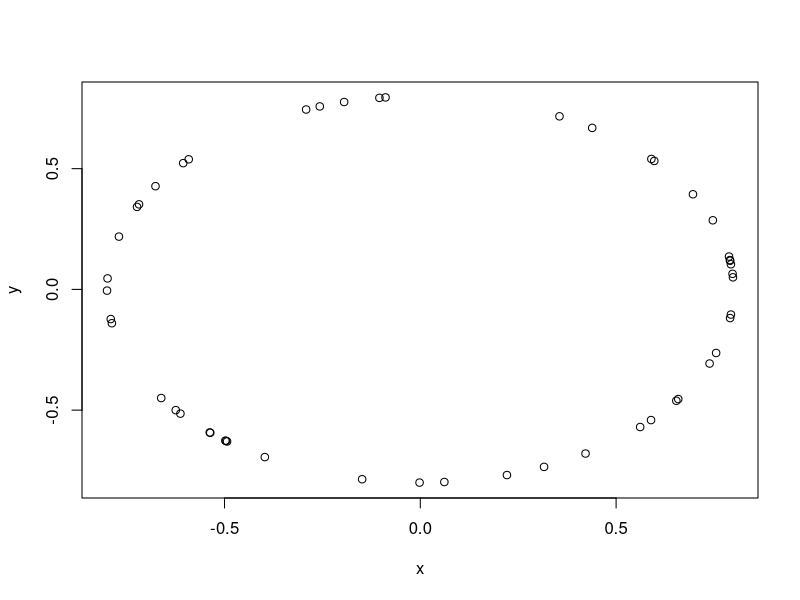

This chart was generated by the following R code:
normData <- rnorm(10000,0,1)

# median(normData)
# mean(normData)
# sd(normData)

cutoff <- median(normData) + 3 * mad(normData)
uniData <- runif(1000, min = 0, max = 1)

simData <- rnorm(1000,0,)

x <- c(8,3,3,7,15,9,12,4,9,10,5,1)
m <- matrix(x,6,2)
colnames(m) <- c("c1", "c2")
col <- seq(1,12,2)
m = cbind(m,col)
m[1,] = sort(m[1,])

rand.Circle = function(n,x_0=0,y_0=0,r) {
    theta = 2 * pi * runif(n,0,1);
    x = x_0 + r * cos(theta)
    y = y_0 + r * sin(theta)

    return (cbind(x,y))
}

plot(rand.Circle(50,0,0,0.8))
